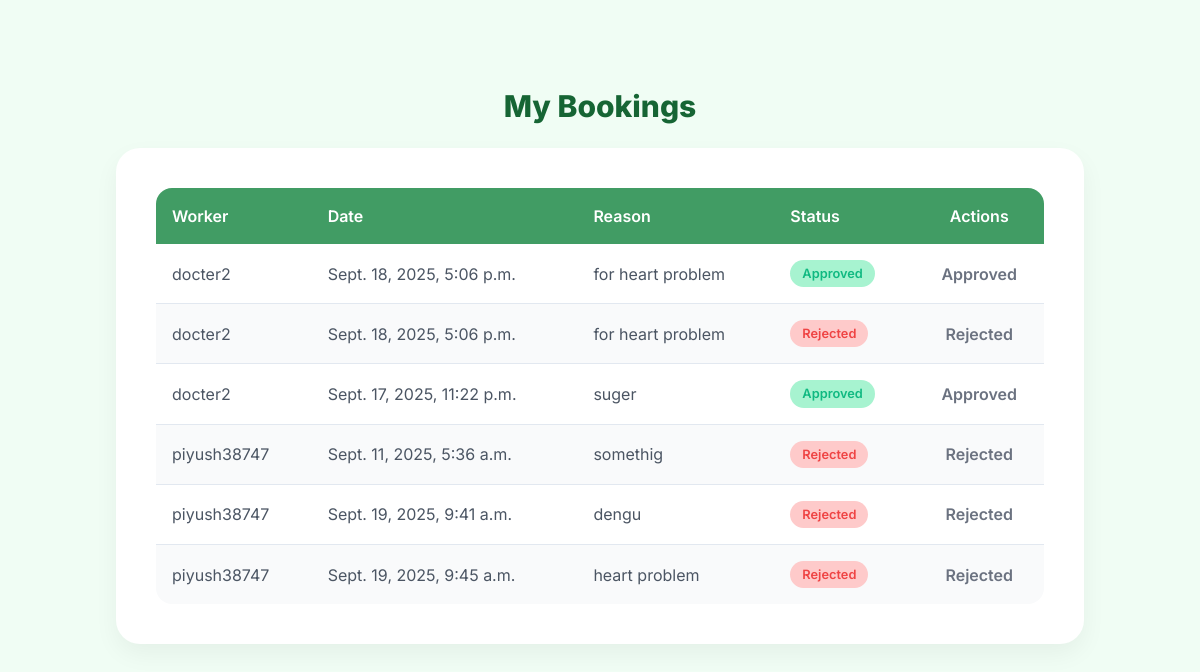
The page /doctor/bookings/ (signed in) on the database its author committed.
### records/models.py (models this page shows, shortened)
class Booking(models.Model):
    worker = models.ForeignKey(User, on_delete=models.CASCADE, related_name="bookings")
    doctor = models.ForeignKey("DoctorPanel", on_delete=models.CASCADE, related_name="bookings")
    date = models.DateTimeField()
    status = models.CharField(
        max_length=20,
        choices=[("Pending", "Pending"), ("Approved", "Approved"), ("Rejected", "Rejected")],
        default="Pending"
    )
    reason = models.TextField(blank=True, null=True)

### records/views.py (the view)
# urls.py: path("doctor/bookings/", views.doctor_bookings, name="doctor_bookings"),
@login_required
def doctor_bookings(request):
    doctor = get_object_or_404(DoctorPanel, user=request.user)
    bookings = doctor.bookings.all()
    return render(request, "doctor_bookings.html", {"bookings": bookings})

### records/templates/doctor_Bookings.html (shortened to what this page needs)
{% load static %}
{% block content %}
<!DOCTYPE html>
<html lang="en">
<head>
    <script src="https://cdn.tailwindcss.com"></script>
</head>
<body class="p-6 md:p-10">
    <div class="bookings-container">
        <h2 class="text-3xl font-extrabold mb-6">My Bookings</h2>
        <div class="bookings-card overflow-hidden">
            <table class="min-w-full">
                <thead>
                    <tr>
                        <th class="rounded-tl-xl">Worker</th>
                        <th>Date</th>
                        <th>Reason</th>
                        <th>Status</th>
                        <th class="rounded-tr-xl text-center">Actions</th>
                    </tr>
                </thead>
                <tbody>
                    {% for booking in bookings %}
                    <tr>
                        <td>{{ booking.worker.username }}</td>
                        <td>{{ booking.date }}</td>
                        <td>{{ booking.reason }}</td>
                        <td>
                            <span class="status-badge {{ booking.status|lower }}">
                                {{ booking.status }}
                            </span>
                        </td>
                        <td class="text-center space-x-2">
                            {% if booking.status == "Pending" %}
                                <a href="{% url 'update_booking_status' booking.id 'Approved' %}" class="action-button approve-button">Approve</a>
                                <a href="{% url 'update_booking_status' booking.id 'Rejected' %}" class="action-button reject-button">Reject</a>
                            {% else %}
                                <span class="text-gray-500 font-semibold">{{ booking.status }}</span>
                            {% endif %}
                        </td>
                    </tr>
                    {% endfor %}
                </tbody>
            </table>
        </div>
    </div>
</body>
</html>
{% endblock %}

### records/templates/doctor_Bookings.html (style rules this page uses)
body { font-family: 'Inter', sans-serif; background-color: #f0fdf4; transition: background-color 0.3s ease; }
.bookings-container { max-width: 1000px; margin: 2rem auto; animation: fade-in 0.6s ease-out; padding: 1rem; }
.bookings-card { background-color: white; border-radius: 1.5rem; box-shadow: 0 10px 25px rgba(0, 0, 0, 0.05); padding: 2.5rem; transition: all 0.3s ease; }
h2 { color: #166534; text-align: center; }
table { border-collapse: separate; border-spacing: 0; overflow: hidden; border-radius: 1rem; }
th { background-color: #419c64; color: white; padding: 1rem; font-weight: 600; text-align: left; }
td { padding: 1rem; border-bottom: 1px solid #e2e8f0; background-color: white; color: #4b5563; }
tr:last-child td { border-bottom: none; }
tr:nth-child(even) td { background-color: #f9fafb; }
.status-badge { display: inline-block; padding: 0.25rem 0.75rem; border-radius: 9999px; font-size: 0.8rem; font-weight: 600; }
.status-badge.approved { background-color: #a7f3d0; color: #10b981; }
.status-badge.rejected { background-color: #fecaca; color: #ef4444; }

### rows shown on the page
Booking: worker.username "docter2", date "Sept. 18, 2025, 5:06 p.m.", reason "for heart problem", status "Approved"
Booking: worker.username "docter2", date "Sept. 18, 2025, 5:06 p.m.", reason "for heart problem", status "Rejected"
Booking: worker.username "docter2", date "Sept. 17, 2025, 11:22 p.m.", reason "suger", status "Approved"
Booking: worker.username "piyush38747", date "Sept. 11, 2025, 5:36 a.m.", reason "somethig", status "Rejected"
Booking: worker.username "piyush38747", date "Sept. 19, 2025, 9:41 a.m.", reason "dengu", status "Rejected"
Booking: worker.username "piyush38747", date "Sept. 19, 2025, 9:45 a.m.", reason "heart problem", status "Rejected"
